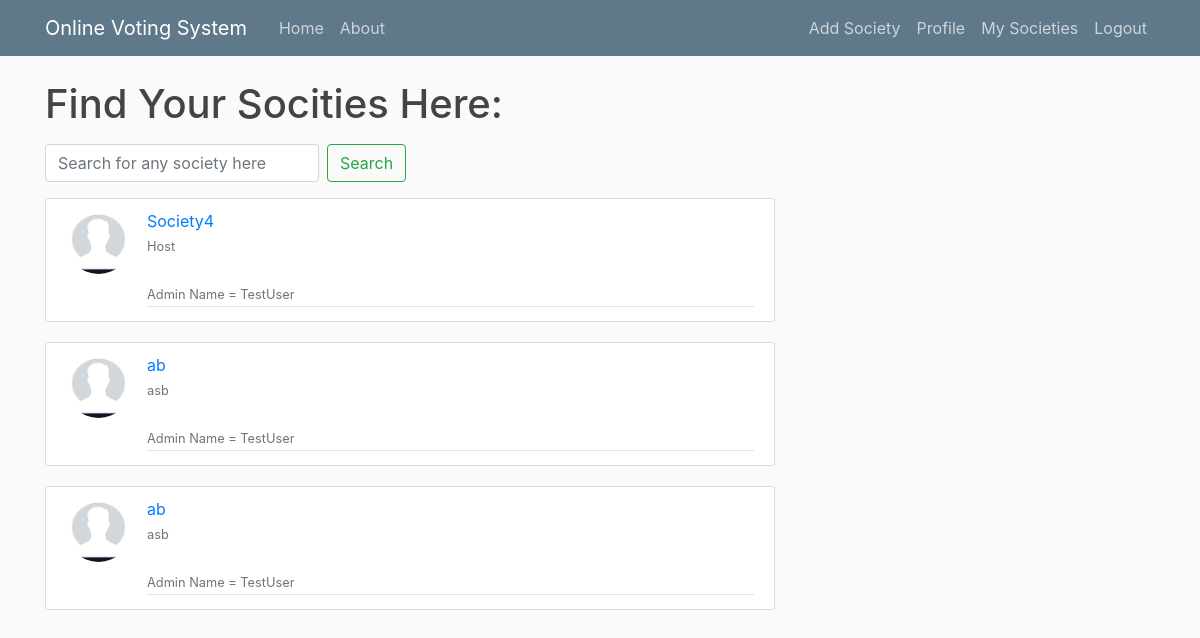
The app's page /profile/society/ (signed in) with its own data.
### blog/models.py (models this page shows, shortened)
class Society(models.Model):
    Name = models.CharField(max_length = 100)
    Discription = models.TextField()
    Admin = models.ForeignKey(User, on_delete = models.CASCADE)
    Pending_List = models.ManyToManyField(User, related_name = 'pending_list')
    Participation_on = models.BooleanField()
    Voting_on = models.BooleanField()
    Voting_process_on = models.BooleanField()

### users/models.py (models this page shows, shortened)
class Profile(models.Model):
    user =  models.OneToOneField(User, on_delete = models.CASCADE)
    image = models.ImageField(default = 'default.jpg', upload_to = 'profile_pics')

### users/views.py (the view, shortened to what this page needs)
# urls.py: path('society/',  users_views.society, name = 'My Societies'), #done
@login_required
def society(request):
    search_name = ''
    societies= request.user.society_set.all()
    total_societies= Society.objects.all()
    res=[]
    context = {
        'societies' : societies,
        'search_name' : search_name
    }
    return render(request, 'users/society.html',context)

### users/templates/users/society.html (shortened to what this page needs)
{%extends "blog/base.html" %}
{%block content%}
  <h1>
    Find Your Socities Here:
  </h1>
  <form class="form-inline my-2 my-lg-3">
    <input class="form-control mr-sm-2" type="search" placeholder="Search for any society here" aria-label="Search" name="search">
    <button class="btn btn-outline-success my-2 my-sm-0" type="submit">Search</button>
</form>
    {% for society in societies%}
    <article class="media content-section">
    <img class = "rounded-circle article-img"src = "{{ society.Admin.profile.image.url }}">
    <div class="media-body">
      <div class="article-metadata">
        <a class="mr-2" href="{%url 'society-detail' society.id%}">{{ society.Name }}</a>
        <small class="text-muted"><br>{{ society.Discription }}</br></small>
        <small class="text-muted"><br>Admin Name = {{ society.Admin.username }}</br></small>
      </div>
    </div>
    </article>
  {% endfor %}
{%endblock content%}

### blog/static/blog/main.css (style rules this page uses)
body { background: #fafafa; color: #333333; margin-top: 5rem; }
h1, h2, h3, h4, h5, h6 { color: #444444; }
.content-section { background: #ffffff; padding: 10px 20px; border: 1px solid #dddddd; border-radius: 3px; margin-bottom: 20px; }
.article-img { height: 65px; width: 65px; margin-right: 16px; }
.article-metadata { padding-bottom: 1px; margin-bottom: 4px; border-bottom: 1px solid #e3e3e3 }

### records on screen
Society: Admin.profile.image (placeholder picture), Name "Society4", Discription "Host", Admin.username "TestUser"
Society: Admin.profile.image (placeholder picture), Name "ab", Discription "asb", Admin.username "TestUser"
Society: Admin.profile.image (placeholder picture), Name "ab", Discription "asb", Admin.username "TestUser"
